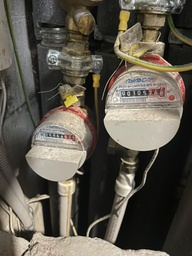
#> input picture Input_data/Rumyantsevo/kitchen.jpeg, 192 x 256 px, shrunk from 960 x 1280 before the run, found by its file name
$ python test_ocr_v2.py
#> lines starting #> are read from the running program, lines starting #| are printed output that depends on the picture; after the words box and inside, x2 and y2 are one past the last pixel; in counts of white or black regions, pixels touching at a corner belong together
import cv2
import pytesseract
import os
import numpy as np

# Path to Tesseract executable
pytesseract.pytesseract.tesseract_cmd = r'C:\Program Files\Tesseract-OCR\tesseract.exe'

def extract_meter_values(image_path):
    """Detects circles (meters) and extracts digits from them."""
#> called with image_path = 'Input_data\\Rumyantsevo\\kitchen.jpeg'
    if not os.path.exists(image_path):
        return "N/A", "N/A"

    img = cv2.imread(image_path)
#> img is the input picture: shape (256, 192, 3); mean B, G, R 77.4, 88, 93.4
    if img is None:
        return "ERROR", "ERROR"

    gray = cv2.cvtColor(img, cv2.COLOR_BGR2GRAY)
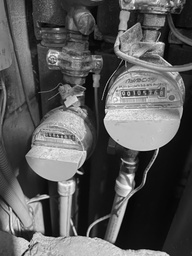
#> gray: shape (256, 192); min 0, max 254, mean 88.5

    # 1. Detect Circles (Water Meters)
    # Param1/Param2 adjust sensitivity. MinDist ensures we don't pick up the same meter twice.
    circles = cv2.HoughCircles(
        cv2.medianBlur(gray, 5),
        cv2.HOUGH_GRADIENT, 1, minDist=img.shape[1]//4,
        param1=50, param2=30, minRadius=img.shape[1]//10, maxRadius=img.shape[1]//3
    )
#> circles = [[62.5, 87.5, 57.9], [128.5, 101.5, 55.7], [134.5, 47.5, 46.9], [60.5, 194.5, 59], [65.5, 135.5, 25.8], [86.5, 26.5, 46.9]]

    detected_values = []

    if circles is not None:
        circles = np.uint16(np.around(circles))
#> circles = [[62, 88, 58], [128, 102, 56], [134, 48, 47], [60, 194, 59], [66, 136, 26], [86, 26, 47]]
        # Sort circles by X coordinate to identify Left vs Right
        sorted_circles = sorted(circles[0, :], key=lambda x: x[0])
#> sorted_circles = [[60, 194, 59], [62, 88, 58], [66, 136, 26], [86, 26, 47], [128, 102, 56], [134, 48, 47]]

        for i, circle in enumerate(sorted_circles[:2]):
            x, y, r = map(int, circle) # Ensure they are standard Python ints

            # 2. Crop around the detected circle
            # We take a square ROI inside the circle
            roi_size = int(r * 0.8)
            y_start, y_end = max(0, y - roi_size // 2), min(img.shape[0], y + roi_size // 2)
            x_start, x_end = max(0, x - roi_size // 2), min(img.shape[1], x + roi_size // 2)

            roi = gray[y_start:y_end, x_start:x_end]

            if roi.size == 0:
                detected_values.append("0")
                continue

            # 3. Enhance for OCR
            thresh = cv2.adaptiveThreshold(roi, 255, cv2.ADAPTIVE_THRESH_GAUSSIAN_C,
                                          cv2.THRESH_BINARY, 11, 2)

            # 4. OCR
            custom_config = r'--oem 3 --psm 7 -c tessedit_char_whitelist=0123456789'
            text = pytesseract.image_to_string(thresh, config=custom_config)
            clean_val = "".join(filter(str.isdigit, text))
            detected_values.append(clean_val if clean_val else "0")
#> this loop made 1 pass
#> (x, y, r, roi_size, y_start, y_end, x_start, x_end) on pass 1: (60, 194, 59, 47, 171, 217, 37, 83)
#> pass 1, in extract_meter_values, `roi = gray[y_start:y_end, x_start:x_end]`:
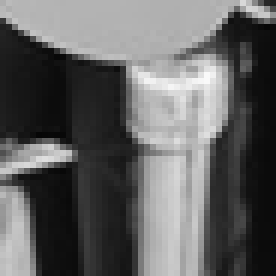
#> roi: shape (46, 46) (shown 6 times larger); min 6, max 249, mean 97.2
#> pass 1, in extract_meter_values, `thresh = cv2.adaptiveThreshold(roi, 255, cv2.ADAPTIVE_THRESH_GAUSSIAN_..`:
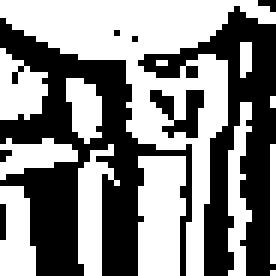
#> thresh: shape (46, 46) (shown 6 times larger); 53.2% white; 8 black regions (5 under 20 px), largest, box (x1, y1, x2, y2) and area: (0, 3, 32, 46) 562, (23, 1, 46, 46) 376, (25, 15, 34, 23) 38
#> after the loop, detected_values = []

    # Ensure we return two values (Left, Right)
    while len(detected_values) < 2:
        detected_values.append("0")

    return detected_values[0], detected_values[1]

def main():
    print("--- Testing Circular Meter Detection & OCR ---")

    paths = [
        ("Kitchen", r'Input_data\Rumyantsevo\kitchen.jpeg'),
        ("Bathroom", r'Input_data\Rumyantsevo\bacthroom.jpeg')
    ]

    for name, path in paths:
        print(f"\nScanning {name}...")
        left, right = extract_meter_values(path)
        print(f"  Detected -> Left: {left}, Right: {right}")

if __name__ == "__main__":
    main()
#> (the call stopped at in extract_meter_values, `text = pytesseract.image_to_string(thresh, config=custom_config)`: pytesseract is not available in this run)

$ run again, with Input_data/Rumyantsevo/bathroom.jpeg copied over Input_data/Rumyantsevo/kitchen.jpeg
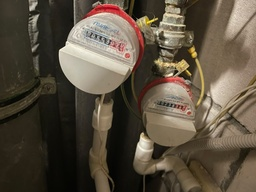
#> input picture Input_data/Rumyantsevo/bathroom.jpeg, 256 x 192 px, shrunk from 1280 x 960 before the run, found by its file name
#> in extract_meter_values, img is the input picture: shape (192, 256, 3); mean B, G, R 64.4, 79.9, 90.6
#> in extract_meter_values, `gray = cv2.cvtColor(img, cv2.COLOR_BGR2GRAY)`:
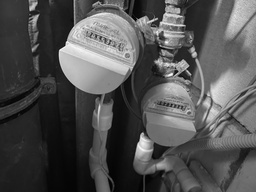
#> gray: shape (192, 256); min 1, max 253, mean 81.3
#> in extract_meter_values, `circles = cv2.HoughCircles( cv2.medianBlur(gray, 5), cv2.HOUGH_GRADIEN..`: circles = [[149.5, 87.5, 64.6], [172.5, 151.5, 66.8], [95.5, 49.5, 42.4], [215.5, 73.5, 44.8]]
#> in extract_meter_values, `circles = np.uint16(np.around(circles))`: circles = [[150, 88, 65], [172, 152, 67], [96, 50, 42], [216, 74, 45]]
#> sorted_circles = [[96, 50, 42], [150, 88, 65], [172, 152, 67], [216, 74, 45]]
#> the loop in extract_meter_values, `for i, circle in enumerate(sorted_circles[:2]):` made 1 pass
#> (x, y, r, roi_size, y_start, y_end, x_start, x_end) on pass 1: (96, 50, 42, 33, 34, 66, 80, 112)
#> pass 1, in extract_meter_values, `thresh = cv2.adaptiveThreshold(roi, 255, cv2.ADAPTIVE_THRESH_GAUSSIAN_..`:
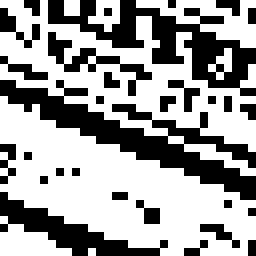
#> thresh: shape (32, 32) (shown 8 times larger); 62.2% white; black in thin lines or dots
#> after the loop in extract_meter_values, `for i, circle in enumerate(sorted_circles[:2]):`: detected_values = []
